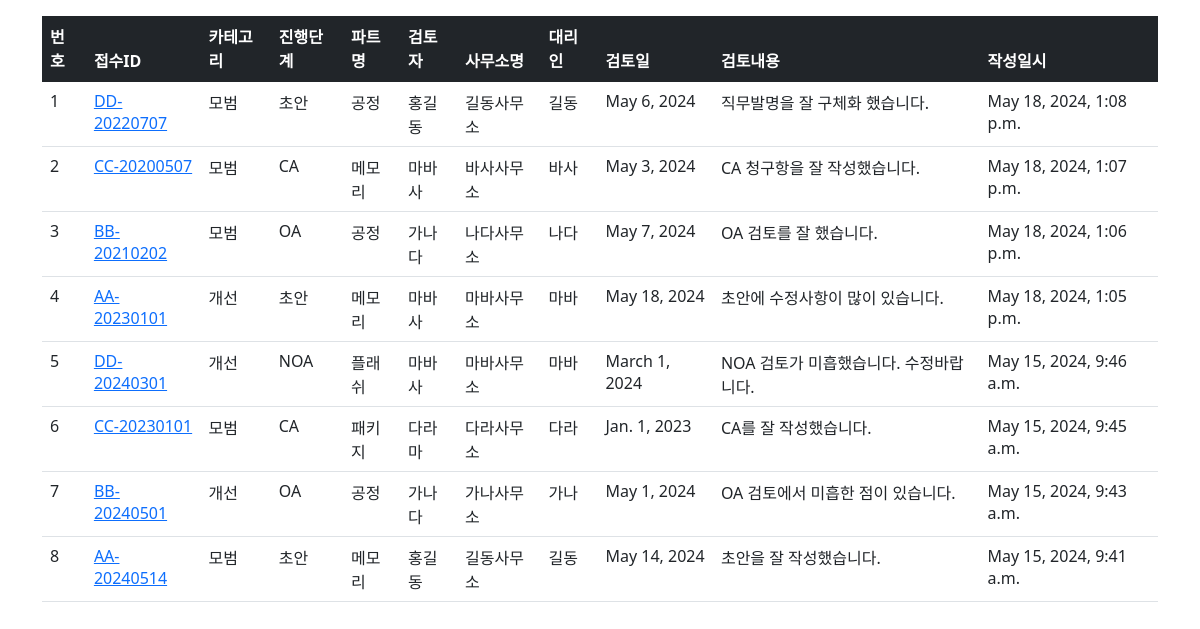
The page /IPWeb/ on the database its author committed.
### IPWeb/models.py (models this page shows, shortened)
class QualEval(models.Model):
    ID_num = models.CharField(max_length=200) # 접수 ID
    category = models.CharField(max_length=200) # 카테고리 : 모범, 개선, Value-add
    stage = models.CharField(max_length=200) # 단계 초안, OA, CA
    part_name = models.CharField(max_length=200) # 파트명
    reviewer = models.CharField(max_length=200) # 검토자
    office_name = models.CharField(max_length=200) # 대리인 사무소명
    office_attorney = models.CharField(max_length=200) # 대리인
    review_date = models.DateField() # 검토일
    comment = models.TextField() # 검토 내용
    create_date = models.DateTimeField(auto_now=True) # 생성일

### IPWeb/views.py (the view)
# urls.py: path('', views.index, name='index'),
def index(request):
    qualEval_list = QualEval.objects.order_by('-create_date')
    context = {'qualEval_list': qualEval_list}
    return render(request, 'IPWeb/qualEval_list.html', context)

### templates/IPWeb/qualEval_list.html (shortened to what this page needs)
{% load static %}
<link rel="stylesheet" type="text/css" href="{% static 'bootstrap.min.css' %}">
<div class="container my-3">
    <table class="table">
        <thead>
        <tr class="table-dark">
            <th>번호</th>
            <th>접수ID</th>
            <th>카테고리</th>
            <th>진행단계</th>
            <th>파트명</th>
            <th>검토자</th>
            <th>사무소명</th>
            <th>대리인</th>
            <th>검토일</th>
            <th>검토내용</th>
            <th>작성일시</th>
        </tr>
        </thead>
        <tbody>
        {% if qualEval_list %}
        {% for qualEval in qualEval_list %}
        <tr>
            <td>{{ forloop.counter }}</td>
            <td>
                <a href="{% url 'IPWeb:detail' qualEval.id %}">{{ qualEval.ID_num }}</a>
            </td>
            <td>
                {{ qualEval.category }}</a>
            </td>
            <td>
                {{ qualEval.stage }}</a>
            </td>
            <td>
                {{ qualEval.part_name }}</a>
            </td>
            <td>
                {{ qualEval.reviewer }}</a>
            </td>
            <td>
                {{ qualEval.office_name }}</a>
            </td>
            <td>
                {{ qualEval.office_attorney }}</a>
            </td>
            <td>
                {{ qualEval.review_date }}</a>
            </td>
            <td>
                {{ qualEval.comment }}</a>
            </td>
            <td>{{ qualEval.create_date }}</td>
        </tr>
        {% endfor %}
        {% else %}
        <tr>
            <td colspan="3">평가 내용이 없습니다.</td>
        </tr>
        {% endif %}
        </tbody>
    </table>
    <body>
    </body>
</div>

### rows shown on the page
QualEval: ID_num "DD-20220707", category "모범", stage "초안", part_name "공정", reviewer "홍길동", office_name "길동사무소", office_attorney "길동", review_date "May 6, 2024", comment "직무발명을 잘 구체화 했습니다.", create_date "May 18, 2024, 1:08 p.m."
QualEval: ID_num "CC-20200507", category "모범", stage "CA", part_name "메모리", reviewer "마바사", office_name "바사사무소", office_attorney "바사", review_date "May 3, 2024", comment "CA 청구항을 잘 작성했습니다.", create_date "May 18, 2024, 1:07 p.m."
QualEval: ID_num "BB-20210202", category "모범", stage "OA", part_name "공정", reviewer "가나다", office_name "나다사무소", office_attorney "나다", review_date "May 7, 2024", comment "OA 검토를 잘 했습니다.", create_date "May 18, 2024, 1:06 p.m."
QualEval: ID_num "AA-20230101", category "개선", stage "초안", part_name "메모리", reviewer "마바사", office_name "마바사무소", office_attorney "마바", review_date "May 18, 2024", comment "초안에 수정사항이 많이 있습니다.", create_date "May 18, 2024, 1:05 p.m."
QualEval: ID_num "DD-20240301", category "개선", stage "NOA", part_name "플래쉬", reviewer "마바사", office_name "마바사무소", office_attorney "마바", review_date "March 1, 2024", comment "NOA 검토가 미흡했습니다. 수정바랍니다.", create_date "May 15, 2024, 9:46 a.m."
QualEval: ID_num "CC-20230101", category "모범", stage "CA", part_name "패키지", reviewer "다라마", office_name "다라사무소", office_attorney "다라", review_date "Jan. 1, 2023", comment "CA를 잘 작성했습니다.", create_date "May 15, 2024, 9:45 a.m."
QualEval: ID_num "BB-20240501", category "개선", stage "OA", part_name "공정", reviewer "가나다", office_name "가나사무소", office_attorney "가나", review_date "May 1, 2024", comment "OA 검토에서 미흡한 점이 있습니다.", create_date "May 15, 2024, 9:43 a.m."
QualEval: ID_num "AA-20240514", category "모범", stage "초안", part_name "메모리", reviewer "홍길동", office_name "길동사무소", office_attorney "길동", review_date "May 14, 2024", comment "초안을 잘 작성했습니다.", create_date "May 15, 2024, 9:41 a.m."
